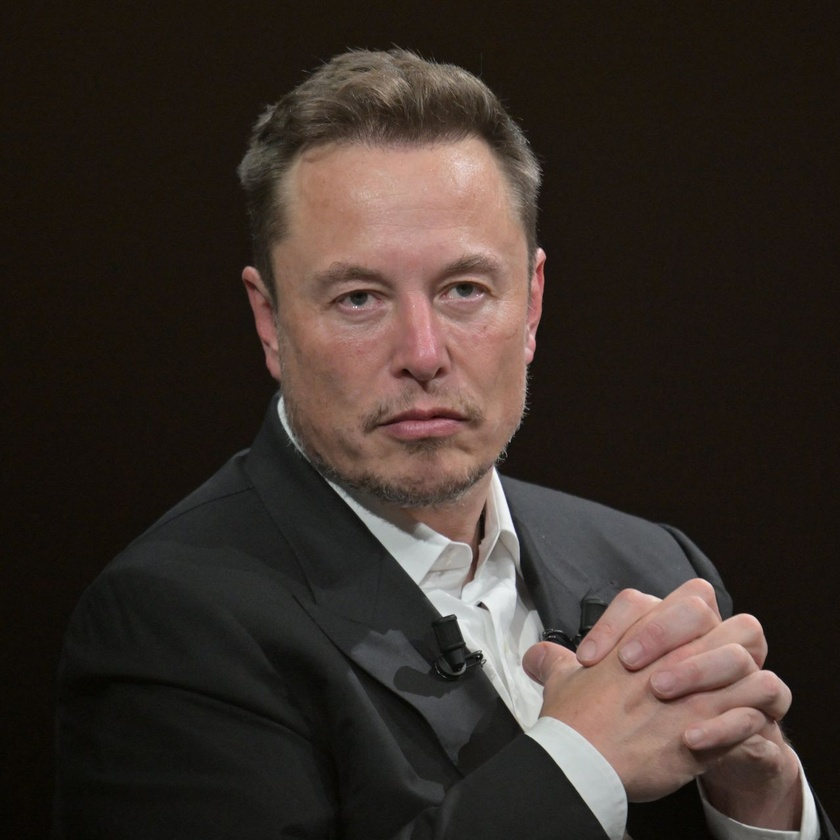
#> input picture Pillow folder/1.image edit/elon musk.jpg, 840 x 840 px, shrunk from 1278 x 1278 before the run, found by its file name
$ python 1.image.py
#> lines starting #> are read from the running program, lines starting #| are printed output that depends on the picture
from PIL import Image

img = Image.open("Pillow folder/1.image edit/elon musk.jpg")
#> img is the input picture: PIL image 840x840 RGB; mean R, G, B 57.7, 47.6, 41.7
img.show()  # image show
img_rotate = img.rotate(45)
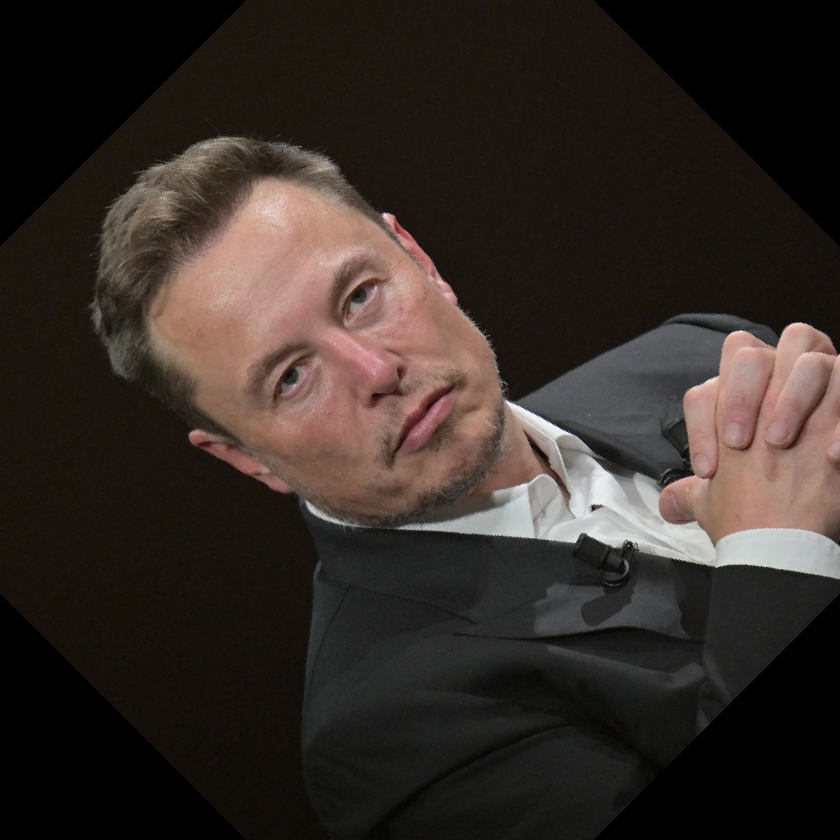
#> img_rotate: PIL image 840x840 RGB; mean R, G, B 51.9, 43, 38.1
img_rotate.show()  # rotate 45

# image size print
print(img.height)
#| 840
print(img.width)
#| 840
print(img.size)
#| (840, 840)
print(img.format)
#| JPEG

$ run again, with Pillow folder/1.image edit/MarkZuk.jpg copied over Pillow folder/1.image edit/elon musk.jpg
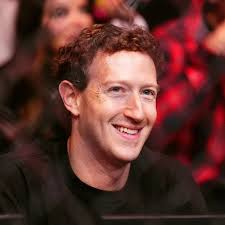
#> input picture Pillow folder/1.image edit/MarkZuk.jpg, 225 x 225 px, found by its file name
#> img is the input picture: PIL image 225x225 RGB; mean R, G, B 94.7, 51.1, 46.1
#> `img_rotate = img.rotate(45)`:
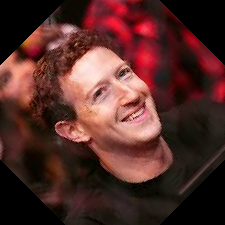
#> img_rotate: PIL image 225x225 RGB; mean R, G, B 82.5, 44.1, 39.8
#| 225
#| 225
#| (225, 225)
#| JPEG
